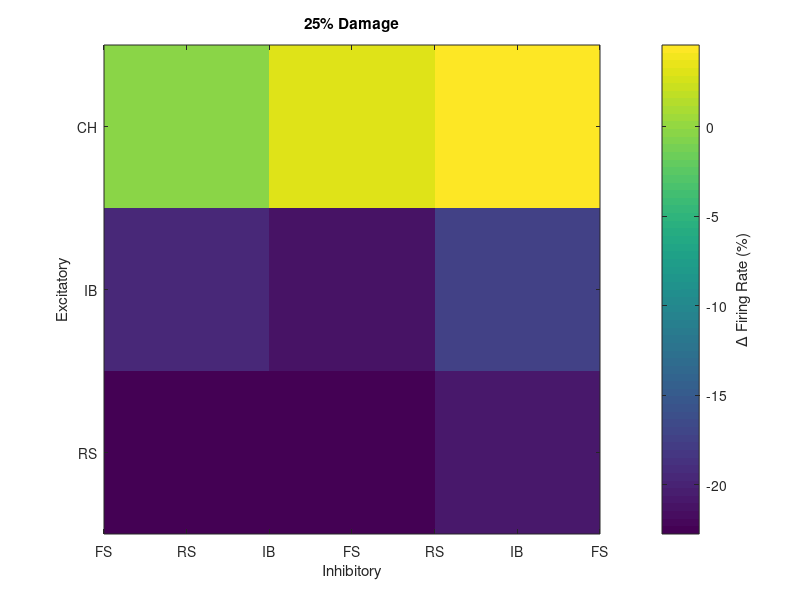
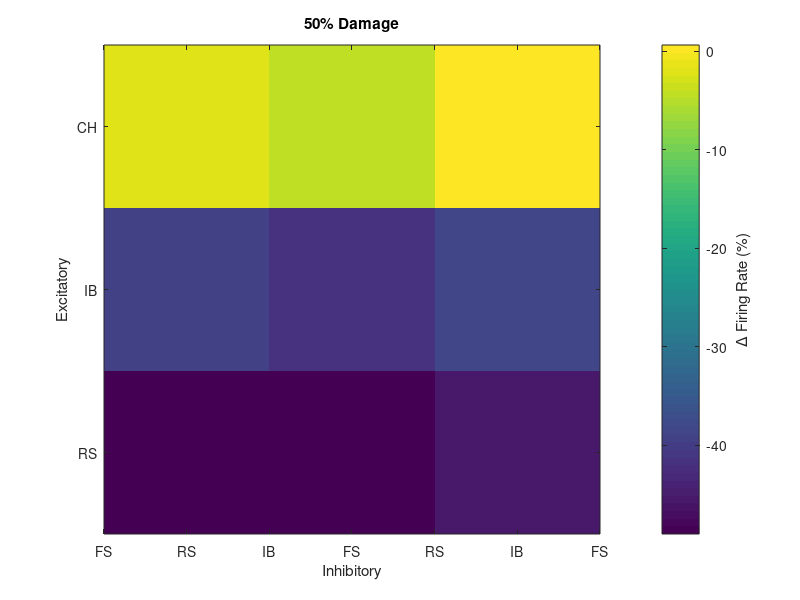

MATLAB code for these plots, in order:

load('A')
figure
imagesc((FRMat(:,:,2)-FRMat(:,:,1))./FRMat(:,:,1)*100);
S=colorbar;
set(gca,'YDir','normal','YTick',[1 2 3],'YTickLabel',{'RS';'IB';'CH'},'XTickLabel',{'FS';'RS';'IB'})
ylabel(gca,'Excitatory')
xlabel(gca,'Inhibitory')
ylabel(S,'\Delta Firing Rate (%)')
title('25% Damage')


figure
imagesc((FRMat(:,:,3)-FRMat(:,:,1))./FRMat(:,:,1)*100);
S=colorbar;
set(gca,'YDir','normal','YTick',[1 2 3],'YTickLabel',{'RS';'IB';'CH'},'XTickLabel',{'FS';'RS';'IB'})
ylabel(gca,'Excitatory')
xlabel(gca,'Inhibitory')
ylabel(S,'\Delta Firing Rate (%)')
title('50% Damage')



